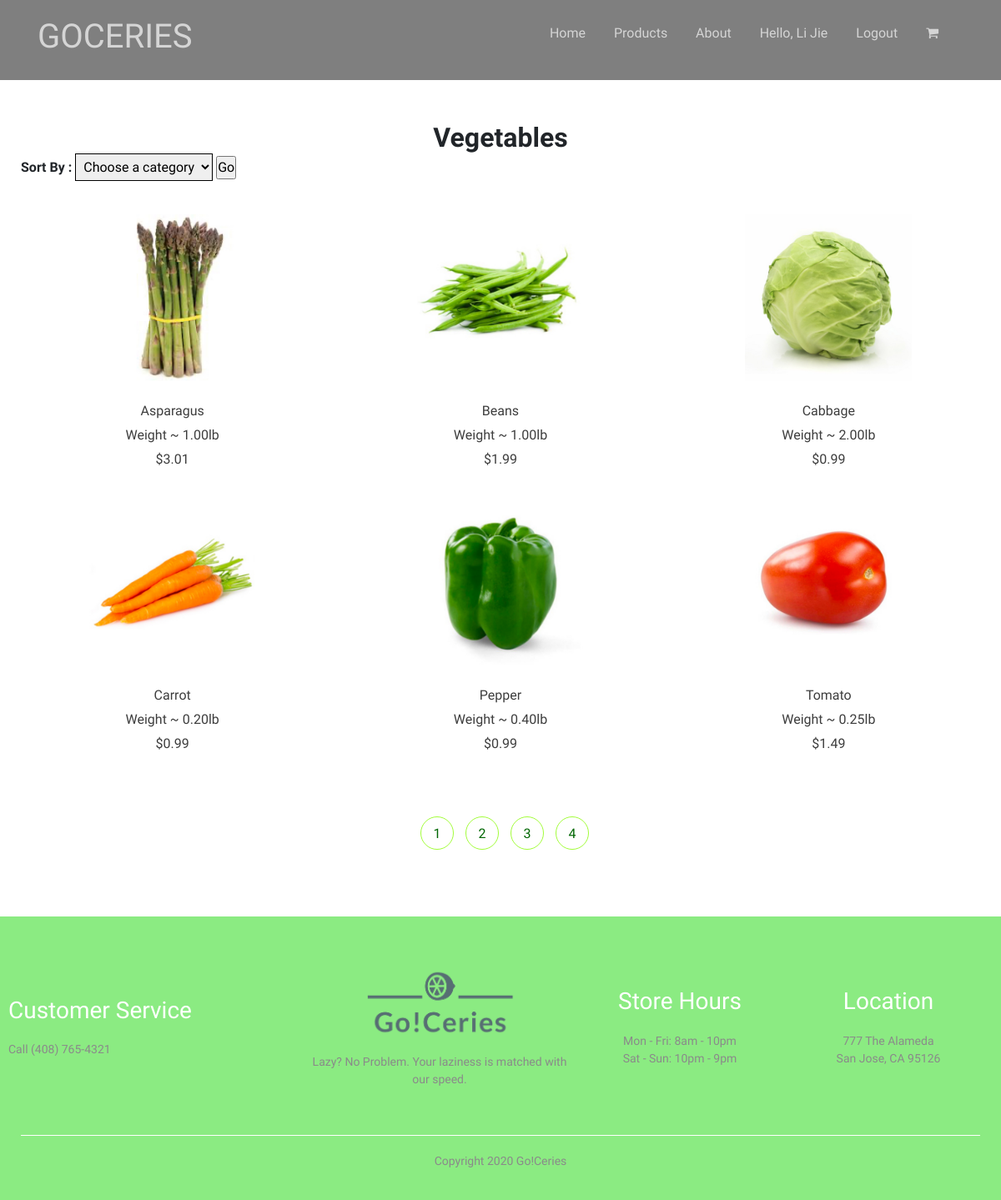
/category-vegetables.php (signed in), run on the app's committed database.
### tables this page shows
CREATE TABLE `products` (
  `product_ID` int(3) NOT NULL,
  `product_name` varchar(255) NOT NULL,
  `product_category` varchar(45) NOT NULL,
  `product_price` decimal(10,2) NOT NULL,
  `product_weight` decimal(10,2) NOT NULL,
  `product_stock` int(5) UNSIGNED NOT NULL DEFAULT 0,
  `product_description` varchar(2555) NOT NULL,
  `product_imagename` varchar(255) NOT NULL
);

### database/DBController.php (called while the page is built, shortened)
<?php
class DBController{
    protected $host = 'localhost';
    protected $user = 'root';
    protected $password = '';
    protected $database = 'goceries';
    public function __construct(){
       $this->con = mysqli_connect($this->host, $this->user, $this->password, $this->database);
   }
}
?>

### functions.php (called while the page is built, shortened)
<?php
include('database/DBController.php');
include('database/Product.php');
$db = new DBController();
$product = new Product($db);
$productsArray = $product->getAllProducts();
$vegetablesArray = $product->getProductsByCategory('vegetables');
?>

### database/Product.php (called while the page is built, shortened)
<?php
class Product{
    public $db = null;
    public function __construct(DBController $db){
        $this->db = $db;
    }
    public function getAllProducts($table = 'products'){
        $result = $this->db->con->query("SELECT product_id, product_name, product_price,
        product_weight, product_imagename, product_category, product_description FROM {$table}");
        $productsArray = array();
        while($row = $result->fetch_array()){
            $productsArray[] = $row;
        }
        shuffle($productsArray);
        return $productsArray;
    }
    public function getProductsByCategory($category){
        $result = $this->db->con->query("SELECT product_id, product_name, product_price,
        product_weight, product_imagename, product_category, product_description FROM products
        WHERE product_category = '{$category}'");
        $categoricalProductsArray = array();
        while($row = $result->fetch_array()){
            $categoricalProductsArray[] = $row;
        }
        return $categoricalProductsArray;
    }
}
?>

### category-vegetables.php (the view, shortened to what this page needs)
<!DOCTYPE html>
<?php
if (isset($_SESSION['user_id']) && isset($_SESSION['user_loginname'])) {
 ?>
<html lang="en">
<head>
    <link rel="stylesheet" href="https://stackpath.bootstrapcdn.com/bootstrap/4.1.3/css/bootstrap.min.css">
    <link rel="stylesheet" href="css/style.css">
</head>
<body>
    <?php
        include('phpTemplates/header.php');
    ?>
      <?php
        include('functions.php');
    ?>
    <div class="categories all-products">
        <div class="small-container">
            <h2><b>Vegetables</b></h2>
        <form>
          <label for ="sort">Sort By :</label>
          <select name="list" id="list" accesskey="target">
            <option value='none' selected>Choose a category</option>
          </select>
          <input type=button value="Go" onclick="goToNewPage()" />
        </form>
            <div class = "row">
            <?php foreach ($vegetablesArray as $product){ ?>
                    <div class="col-3">
                        <a href= "<?php printf('%s?product_id=%s','productDetails.php', $product['product_id'])?>"><img src="images/<?php echo $product['product_imagename']?>"></a>
                        <br>
                        <p><?php echo $product['product_name'] ?></p>
                        <p><?php echo 'Weight ~ ' . $product['product_weight'] . 'lb' ?></p>
                        <p><?php echo '$'. $product['product_price'] ?></p>
                    </div>
                <?php }?>
            </div>
            <div class = "products-button">
                <span title='Fruits'><a href="category-fruits.php">1</a></span>
                <span title='Vegetables'><a href="category-vegetables.php">2</a></span>
                <span title='Dairy & Eggs'><a href="category-dairy & eggs.php">3</a></span>
                <span title='Beverages'><a href="category-beverages.php">4</a></span>
            </div>
        </div>
    </div>
  <?php
      include('phpTemplates/footer.php');
  ?>
  <?php
  }else{
       header("Location: loginregister.php?error=You need to login before shopping");
       exit();
  }
 ?>

### css/style.css (style rules this page uses)
* { margin: 0 auto; padding: 0; box-sizing: border-box; }
body { font-family: 'Quicksand', sans-serif; font-weight: 400; }
.row { display:flex; align-items: center; flex-wrap: wrap; justify-content: space-around; }
.categories { margin: 70px 0; }
.col-3 { flex: 33%; min-width: 180px; margin-bottom: 30px; }
.small-container { max-width: 1280px; margin: auto; padding-left: 25px; padding-right: 25px; }
a { text-decoration: none; color: #006603; }
p { color: #3d3d3d; }
.categories { margin-top: 0px; }
.categories h2 { text-align: center; margin: 0; padding-top: 50px; }
.categories img { width: 200px; height: 200px; display:block; margin: auto; }
.all-products select { border: 1px solid; padding: 5px; margin-bottom: 40px; }
.all-products label { font-weight: 600; }
.all-products .col-3 { flex: 33%; max-width: 33%; }
.all-products img { display: block; margin: 0 auto; }
.all-products p { margin-bottom: 5px; text-align: center; }
.products-button { margin: 0 auto 80px; margin-top: 40px; text-align: center; }
.products-button span { display: inline-block; border: 1px solid rgb(162, 253, 57); border-radius: 50%; margin-left: 10px; width: 40px; height: 40px; text-align: center; line-height: 40px; cursor: pointer; transition: 0.5s; }
.products-button a:link { text-decoration: none; }

### data on the page
products: product_imagename (picture), product_name "Asparagus", product_weight "1.00", product_price "3.01"
products: product_imagename (picture), product_name "Beans", product_weight "1.00", product_price "1.99"
products: product_imagename (picture), product_name "Cabbage", product_weight "2.00", product_price "0.99"
products: product_imagename (picture), product_name "Carrot", product_weight "0.20", product_price "0.99"
products: product_imagename (picture), product_name "Pepper", product_weight "0.40", product_price "0.99"
products: product_imagename (picture), product_name "Tomato", product_weight "0.25", product_price "1.49"

### other printed values
$_SESSION['user_name'] "Li Jie"
